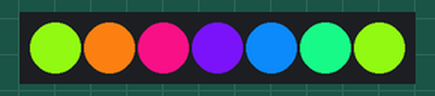
Simulated run of this sketch. Board: ESP8266 (NodeMCU). Shown: 7 RGB LEDs in strip order, left to right.

Above: at 0.45 s.
At 5.26 s:
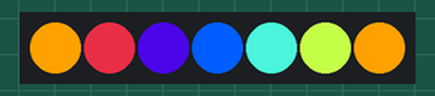
At 10.07 s:
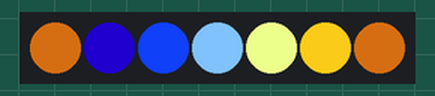
At 19.99 s:
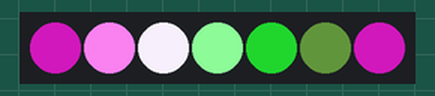
At 29.91 s:
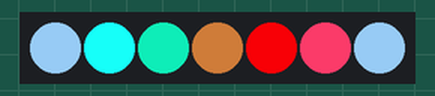
At 39.71 s:
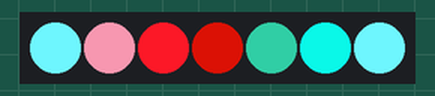
Timing chart, 0 to 40.0 s (numbered marks = the images above):
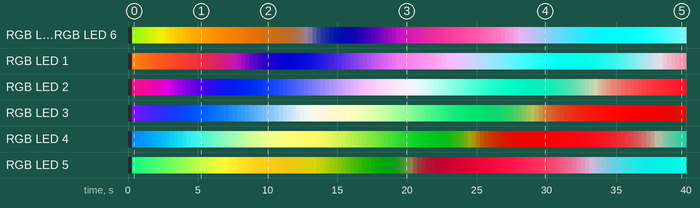

The sketch:

ida_vuelta_led_sin_RGB_espMini_v3.ino
```cpp
#include <Adafruit_NeoPixel.h>
#ifdef __AVR__
#include <avr/power.h> // Required for 16 MHz Adafruit Trinket
#endif

#define TAU 2.0*PI

int LED_PIN = D6 ;


int cantPixeles  = 7;


long marcaTiempo, tiempoActual;
long marcaTiempoFrec, muestreo = 25;


float brilloGeneral = 1.0;
//frecuencia general del clock
float frecSeno = .0001;

//fecuencia
float frecR = PI;
float frecG = PI*.5;
float frecB = 1.;

float desfaceR = 0.;
float desfaceG = 0.33* TAU;
float desfaceB = 0.66* TAU;

//en rangos nomalizados es decir pensndolos de 0a 1.
//amplitud //reduciendo la onda a la mitad de -0.5 a 0.5
float ampR = .5;
float ampG = .5;
float ampB = .5;

//offset //para compensar o desplazar la onda hacia arriba
float offR = 0.5 ;
float offG = 0.5;
float offB = 0.5;


Adafruit_NeoPixel strip(cantPixeles, LED_PIN, NEO_GRB + NEO_KHZ800);

void setup() {
  // put your setup code here, to run once:
  strip.begin();           // INITIALIZE NeoPixel strip object (REQUIRED)
  strip.show();            // Turn OFF all pixels ASAP
  tiempoActual = millis();
  marcaTiempo = tiempoActual;
  marcaTiempoFrec = tiempoActual;
  Serial.begin(9600);
}

void loop() {
  // put your main code here, to run repeatedly:
  tiempoActual = millis();

  if (tiempoActual > marcaTiempoFrec + muestreo) {

    for (int i = 0 ; i < cantPixeles; i++) {

      float proporcion = float(i) / float(cantPixeles - 1);
      float desfaseLed =  proporcion * TAU; // dibuja un seno completo en la tira
      float clockGeneral = float(tiempoActual) * frecSeno;


      float r = sin(clockGeneral * frecR + desfaceR + desfaseLed) * ampR + offR ;
      float g = sin(clockGeneral * frecG + desfaceG + desfaseLed) * ampG + offG ;
      float b = sin(clockGeneral * frecB + desfaceB + desfaseLed) * ampB + offB ;

      r = constrain(r * 255. * brilloGeneral, 0., 255.0) ;
      g = constrain(g * 255. * brilloGeneral, 0., 255.0) ;
      b = constrain(b * 255. * brilloGeneral, 0., 255.0) ;

      strip.setPixelColor(i, strip.Color(  r,  g,  b));         //  Set pixel's color (in RAM)
      strip.show();
      //Serial.println(brillo*degrade);
    }
    marcaTiempoFrec = tiempoActual;
  }
}
```

Measured:
- by itself, RGB LED 4: off → RGB(11, 130, 238) at 0.30 s, → RGB(7, 136, 236) 0.30 s later, → RGB(3, 142, 234) 0.30 s later, → RGB(1, 148, 232) 0.30 s later, … (133 changes in this stretch)
- by itself, RGB LED 3: off → RGB(116, 18, 237) at 0.30 s, → RGB(103, 22, 239) 0.30 s later, → RGB(92, 25, 240) 0.30 s later, → RGB(80, 29, 242) 0.30 s later, … (133 changes in this stretch)
